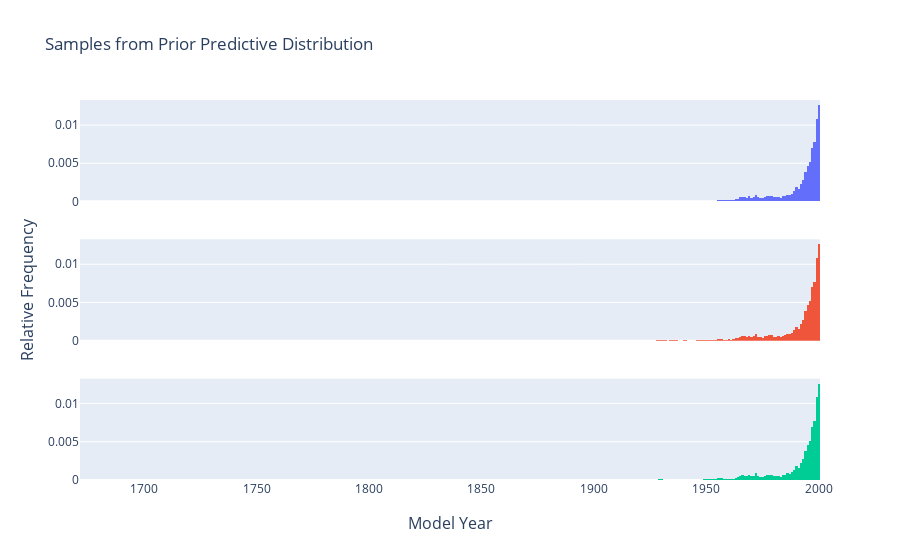

The cell this chart's notebook holds for it:
### Code cell
# Plot earlier years
fig = make_subplots(
    rows=num_samples, 
    shared_xaxes=True,
    x_title="Model Year",
    y_title="Relative Frequency"
)

for t in range(num_samples):
    row = t + 1
    y = prior_samples[t, :]
    # https://stackoverflow.com/questions/65910725/plotly-bar-chart-opacity-changes-with-longer-time-range
    # Plot earlier years
    fig.add_trace(
        go.Bar(
            x=x[x <= 2000],
            y=y[x <= 2000],
            orientation="v"  
        ),
        row=row,
        col=1
    )

fig.update_traces(marker_line_width = 0)
# https://stackoverflow.com/questions/56712486/how-to-hide-legend-with-plotly-express-and-plotly
fig.update_layout(
    barmode="overlay",
    bargap=0,
    showlegend=False,
    title="Samples from Prior Predictive Distribution"
)

fig.show()

### Figure 1 — Plotly figure (JSON) as saved in the notebook; plotly's stock layout.template omitted (floating-point values rounded to 4 significant figures; data arrays with more than 128 entries replaced by an {"elided": "..."} marker saying what was removed)
{"data": [{"marker": {"line": {"width": 0}}, "orientation": "v", "type": "bar", "x": {"elided": "329 int values"}, "xaxis": "x", "y": {"elided": "329 float values"}, "yaxis": "y"}, {"marker": {"line": {"width": 0}}, "orientation": "v", "type": "bar", "x": {"elided": "329 int values"}, "xaxis": "x2", "y": {"elided": "329 float values"}, "yaxis": "y2"}, {"marker": {"line": {"width": 0}}, "orientation": "v", "type": "bar", "x": {"elided": "329 int values"}, "xaxis": "x3", "y": {"elided": "329 float values"}, "yaxis": "y3"}], "layout": {"annotations": [{"font": {"size": 16}, "showarrow": false, "text": "Model Year", "x": 0.5, "xanchor": "center", "xref": "paper", "y": 0, "yanchor": "top", "yref": "paper", "yshift": -30}, {"font": {"size": 16}, "showarrow": false, "text": "Relative Frequency", "textangle": -90, "x": 0, "xanchor": "right", "xref": "paper", "xshift": -40, "y": 0.5, "yanchor": "middle", "yref": "paper"}], "bargap": 0, "barmode": "overlay", "showlegend": false, "title": {"text": "Samples from Prior Predictive Distribution"}, "xaxis": {"anchor": "y", "domain": [0, 1], "matches": "x3", "showticklabels": false}, "xaxis2": {"anchor": "y2", "domain": [0, 1], "matches": "x3", "showticklabels": false}, "xaxis3": {"anchor": "y3", "domain": [0, 1]}, "yaxis": {"anchor": "x", "domain": [0.7333, 1]}, "yaxis2": {"anchor": "x2", "domain": [0.3667, 0.6333]}, "yaxis3": {"anchor": "x3", "domain": [0, 0.2667]}}}
